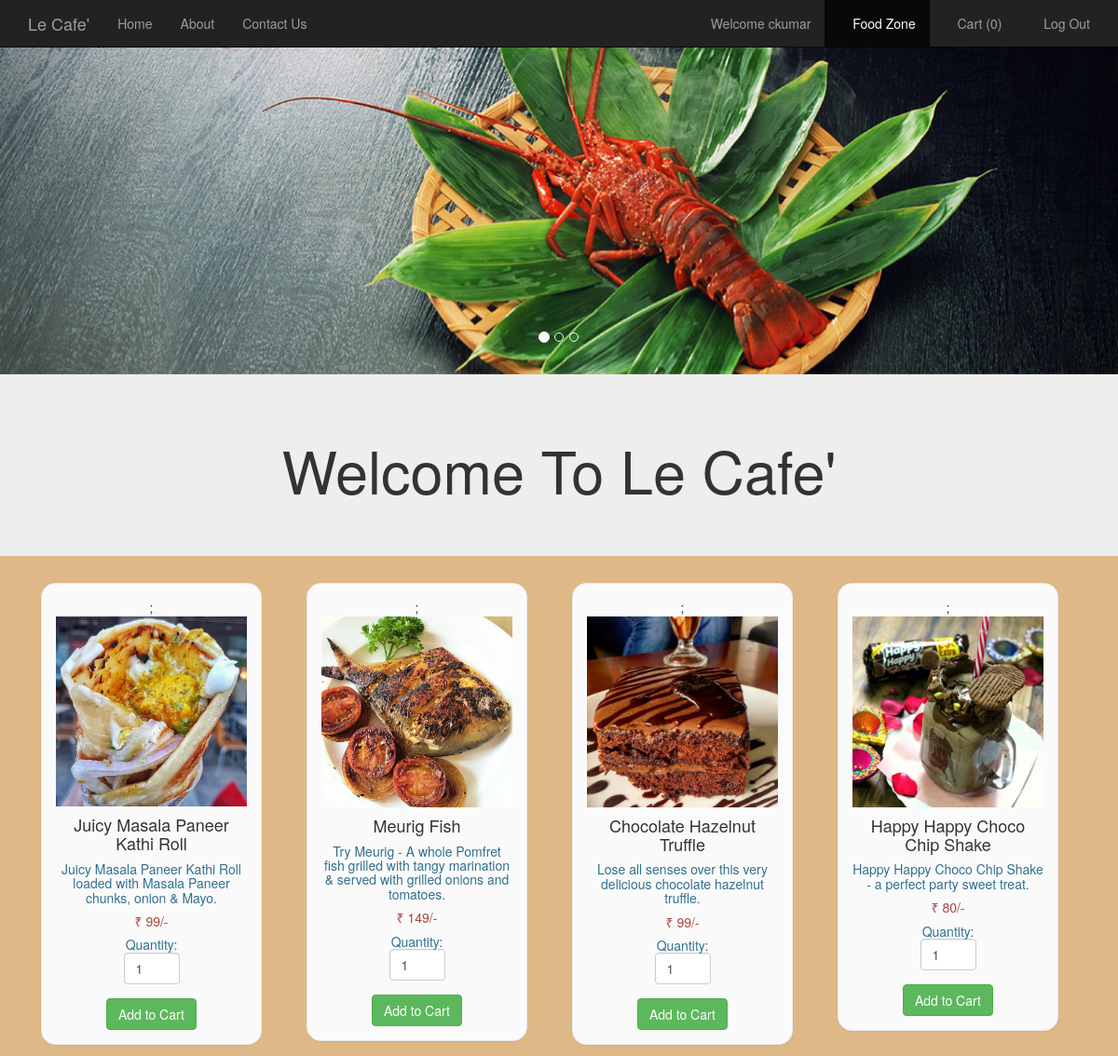
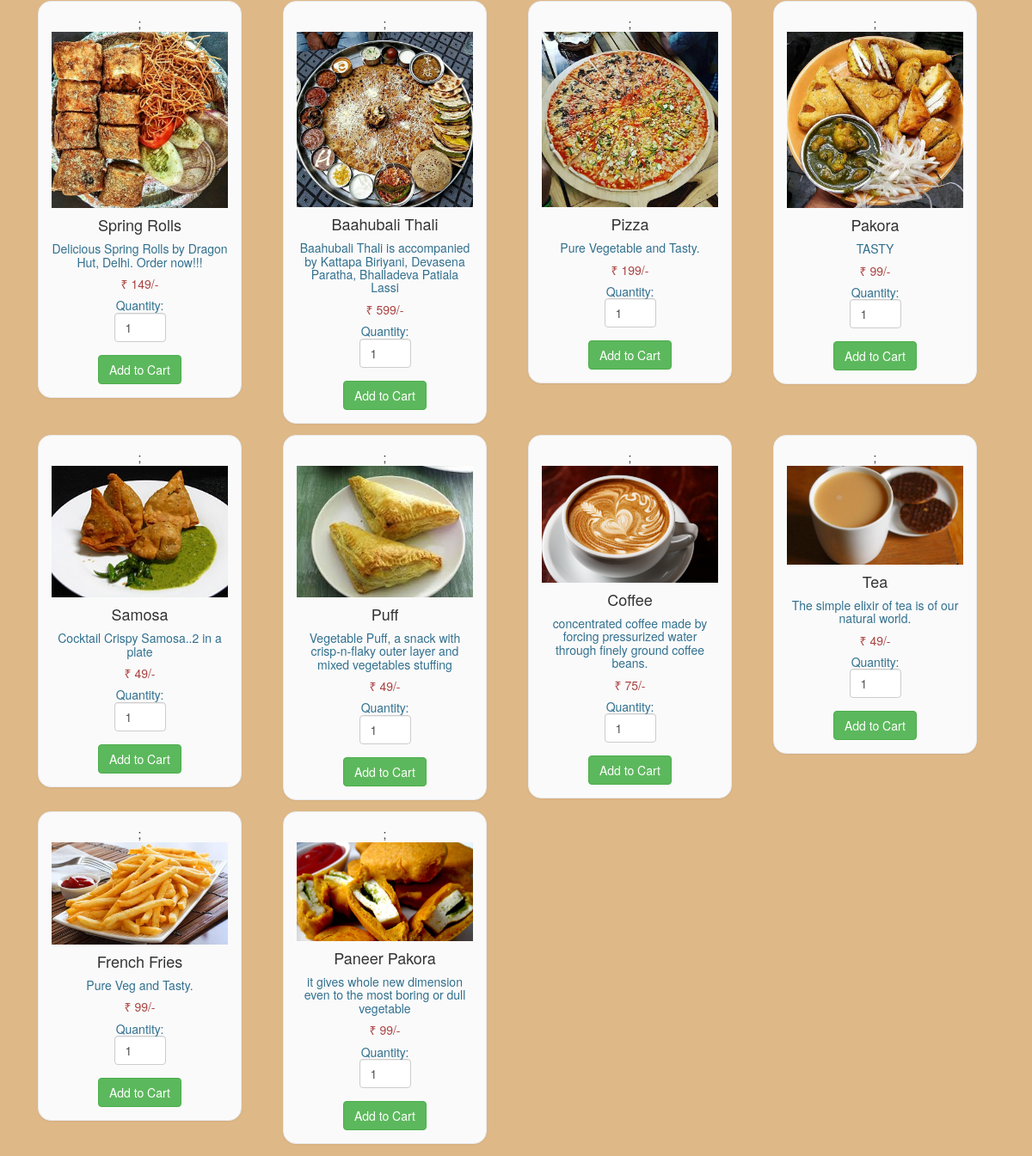
Screenshot of /foodlist.php (signed in) with the database file from the repository (2 pictures, top to bottom).
### tables this page shows
CREATE TABLE `food` (
  `F_ID` int(30) NOT NULL,
  `name` varchar(30) NOT NULL,
  `price` int(30) NOT NULL,
  `description` varchar(200) NOT NULL,
  `R_ID` int(30) NOT NULL,
  `images_path` varchar(200) NOT NULL,
  `options` varchar(10) NOT NULL DEFAULT 'ENABLE'
);

### foodlist.php (the view, shortened to what this page needs)
<html>
  <head>
  </head>
  <link rel="stylesheet" type = "text/css" href ="css/bootstrap.min.css">
  <link rel="stylesheet" type = "text/css" href ="css/foodlist.css?v=<?php echo time(); ?>">
  <body>
    <nav class="navbar navbar-inverse navbar-fixed-top navigation-clean-search" role="navigation">
      <div class="container">
        <div class="navbar-header">
          <a class="navbar-brand" href="index.php">Le Cafe'</a>
        </div>
        <div class="collapse navbar-collapse " id="myNavbar">
          <ul class="nav navbar-nav">
            <li><a href="index.php">Home</a></li>
            <li><a href="aboutus.php">About</a></li>
            <li><a href="contactus.php">Contact Us</a></li>
          </ul>
<?php
if(isset($_SESSION['login_user1'])){
?>
          <ul class="nav navbar-nav navbar-right">
            <li><a href="#"><span class="glyphicon glyphicon-user"></span> Welcome <?php echo $_SESSION['login_user1']; ?> </a></li>
            <li><a href="myrestaurant.php">MANAGER CONTROL PANEL</a></li>
            <li><a href="logout_m.php"><span class="glyphicon glyphicon-log-out"></span> Log Out </a></li>
          </ul>
<?php
}
else if (isset($_SESSION['login_user2'])) {
  ?>
           <ul class="nav navbar-nav navbar-right">
            <li><a href="#"><span class="glyphicon glyphicon-user"></span> Welcome <?php echo $_SESSION['login_user2']; ?> </a></li>
            <li class="active" ><a href="foodlist.php"><span class="glyphicon glyphicon-cutlery"></span> Food Zone </a></li>
            <li><a href="cart.php"><span class="glyphicon glyphicon-shopping-cart"></span> Cart  (<?php
              if(isset($_SESSION["cart"])){
              $count = count($_SESSION["cart"]);
              echo "$count";
            }
              else
                echo "0";
              ?>) </a></li>
            <li><a href="logout_u.php"><span class="glyphicon glyphicon-log-out"></span> Log Out </a></li>
          </ul>
<?php
}
?>
        </div>
      </div>
    </nav>
    <div id="myCarousel" class="carousel slide" data-ride="carousel">
    <ol class="carousel-indicators">
      <li data-target="#myCarousel" data-slide-to="0" class="active"></li>
      <li data-target="#myCarousel" data-slide-to="1"></li>
      <li data-target="#myCarousel" data-slide-to="2"></li>
    </ol>
    <div class="carousel-inner">
      <div class="item active">
      <img src="images/slide002.jpg" style="width:100%;">
      <div class="carousel-caption">
      </div>
      </div>
    </div>
   <a class="left carousel-control" href="#myCarousel" data-slide="prev">
      <span class="glyphicon glyphicon-chevron-left"></span>
    </a>
    <a class="right carousel-control" href="#myCarousel" data-slide="next">
      <span class="glyphicon glyphicon-chevron-right"></span>
    </a>
    </div>
<div class="jumbotron">
  <div class="container text-center">
    <h1>Welcome To Le Cafe'</h1>
  </div>
</div>
<div class="container" style="width:95%;">
<?php
$conn = Connect();
$sql = "SELECT * FROM FOOD WHERE options = 'ENABLE' ORDER BY F_ID";
$result = mysqli_query($conn, $sql);
if (mysqli_num_rows($result) > 0)
{
  $count=0;
  while($row = mysqli_fetch_assoc($result)){
    if ($count == 0)
      echo "<div class='row'>";
?>
<div class="col-md-3">
<form method="post" action="cart.php?action=add&id=<?php echo $row["F_ID"]; ?>">
<div class="mypanel" align="center">;
<img src="<?php echo $row["images_path"]; ?>" class="img-responsive">
<h4 class="text-dark"><?php echo $row["name"]; ?></h4>
<h5 class="text-info"><?php echo $row["description"]; ?></h5>
<h5 class="text-danger">&#8377; <?php echo $row["price"]; ?>/-</h5>
<h5 class="text-info">Quantity: <input type="number" min="1" max="25" name="quantity" class="form-control" value="1" style="width: 60px;"> </h5>
<input type="submit" name="add" style="margin-top:5px;" class="btn btn-success" value="Add to Cart">
</div>
</form>
</div>
<?php
$count++;
if($count==4)
{
  echo "</div>";
  $count=0;
}
}
?>
</div>
</div>
  <?php
}
?>
</body>
</html>

### css/foodlist.css (style rules this page uses)
body,html { height: 100%; }
body { padding-top: 50px; background-color: burlywood; background-image: url('bgimg1.jpg'); background-repeat: repeat; background-size: cover; background-position: center; }
.mypanel { border: 1px solid #eaeaec; margin: -1px 19px 3px -1px; box-shadow: 0 1px 2px rgba(0,0,0,0.05); background-color: #FAFAFA; padding:15px; border-radius: 15px; }
input { border: 5px solid white; }

### rows the page displays
food: images_path (picture), name "Juicy Masala Paneer Kathi Roll", description "Juicy Masala Paneer Kathi Roll loaded with Masala Paneer chunks, onion & Mayo.", price "99"
food: images_path (picture), name "Meurig Fish", description "Try Meurig - A whole Pomfret fish grilled with tangy marination & served with grilled onions and tomatoes.", price "149"
food: images_path (picture), name "Chocolate Hazelnut Truffle", description "Lose all senses over this very delicious chocolate hazelnut truffle.", price "99"
food: images_path (picture), name "Happy Happy Choco Chip Shake", description "Happy Happy Choco Chip Shake - a perfect party sweet treat.", price "80"
food: images_path (picture), name "Spring Rolls", description "Delicious Spring Rolls by Dragon Hut, Delhi. Order now!!!", price "149"
food: images_path (picture), name "Baahubali Thali", description "Baahubali Thali is accompanied by Kattapa Biriyani, Devasena Paratha, Bhalladeva Patiala Lassi", price "599"
food: images_path (picture), name "Pizza", description "Pure Vegetable and Tasty.", price "199"
food: images_path (picture), name "Pakora", description "TASTY", price "99"
food: images_path (picture), name "Samosa", description "Cocktail Crispy Samosa..2 in a plate", price "49"
food: images_path (picture), name "Puff", description "Vegetable Puff, a snack with crisp-n-flaky outer layer and mixed vegetables stuffing", price "49"
food: images_path (picture), name "Coffee", description "concentrated coffee made by forcing pressurized water through finely ground coffee beans.", price "75"
food: images_path (picture), name "Tea", description "The simple elixir of tea is of our natural world.", price "49"
food: images_path (picture), name "French Fries", description "Pure Veg and Tasty.", price "99"
food: images_path (picture), name "Paneer Pakora", description "it gives whole new dimension even to the most boring or dull vegetable", price "99"

### other values shown
$_SESSION['login_user2'] "ckumar"
